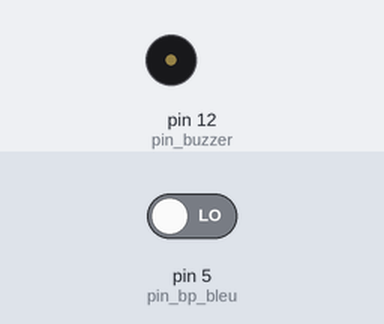
A sketch run on a simulated Arduino Uno, built with avr-gcc and run on an emulated ATmega328P. Shown: buzzer (waves = sounding). The inputs (shaded band) are chosen by the test bench; at power-on: pin 5 (pin_bp_bleu) LOW.

Above: at 1.2 s.
1.3 s: pin 5 (pin_bp_bleu) driven HIGH
At 2.3 s:
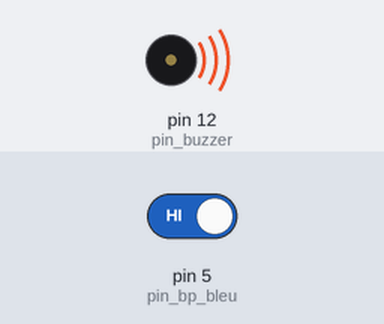
Timing chart, 0 to 4.3 s (numbered marks = the images above; inputs shaded):
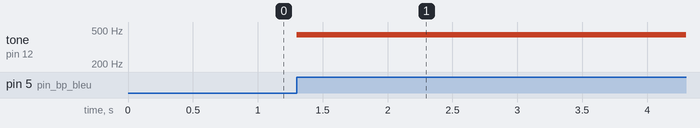

The sketch:

Defi_4.ino
```cpp
// (licence header left out)
const int pin_bp_bleu = 5;
const int pin_buzzer = 12;

void setup(){
    pinMode(pin_bp_bleu,INPUT);
    pinMode(pin_buzzer,OUTPUT);
}

void loop(){
    if( digitalRead(pin_bp_bleu) == HIGH )
    {
        tone(pin_buzzer,440,500);    // durée du son 500 ms
    }
}
```

Measured:
- after the input at 1.3 s, tone on pin 12 (pin_buzzer): silent → 440 Hz at once
